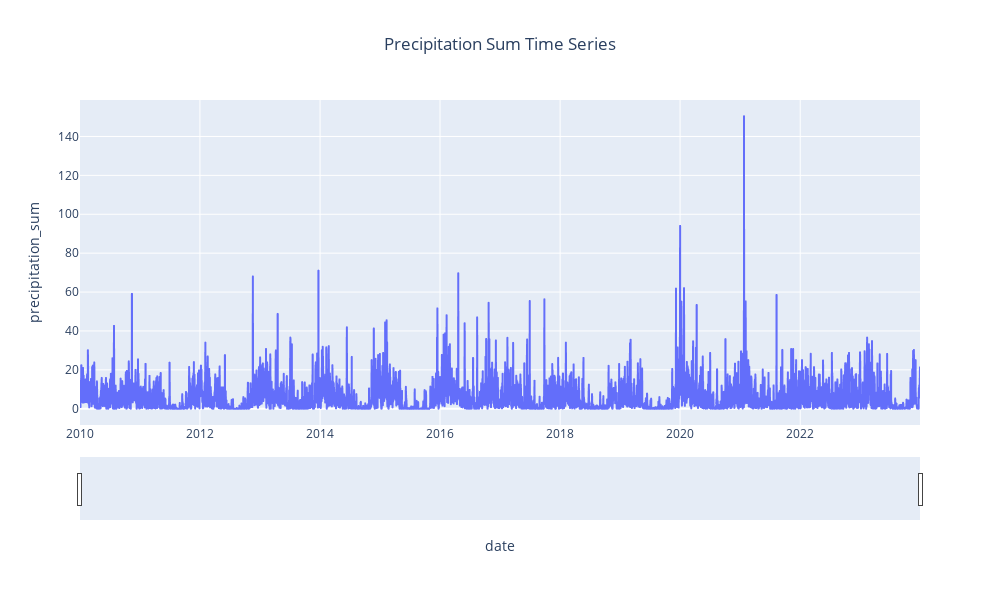

This figure's notebook cell:
### Code cell
fig = px.line(raw_df, x='date', y='precipitation_sum', title='Precipitation Sum Time Series')
fig.update_xaxes(rangeslider_visible=True)

# Set the height and width of the chart
fig.update_layout(height=600, width=1000)

# Center-align the title
fig.update_layout(title_x=0.5)

fig.show()

### Figure 1 — Plotly figure (JSON) as saved in the notebook; plotly's stock layout.template omitted (floating-point values rounded to 4 significant figures; data arrays with more than 128 entries replaced by an {"elided": "..."} marker saying what was removed)
{"data": [{"hovertemplate": "date=%{x}<br>precipitation_sum=%{y}<extra></extra>", "legendgroup": "", "line": {"color": "#636efa", "dash": "solid"}, "marker": {"symbol": "circle"}, "mode": "lines", "name": "", "showlegend": false, "type": "scattergl", "x": {"elided": "5113 str values"}, "xaxis": "x", "y": {"elided": "5113 float values"}, "yaxis": "y"}], "layout": {"height": 600, "legend": {"tracegroupgap": 0}, "title": {"text": "Precipitation Sum Time Series", "x": 0.5}, "width": 1000, "xaxis": {"anchor": "y", "domain": [0, 1], "rangeslider": {"visible": true}, "title": {"text": "date"}}, "yaxis": {"anchor": "x", "domain": [0, 1], "title": {"text": "precipitation_sum"}}}}
